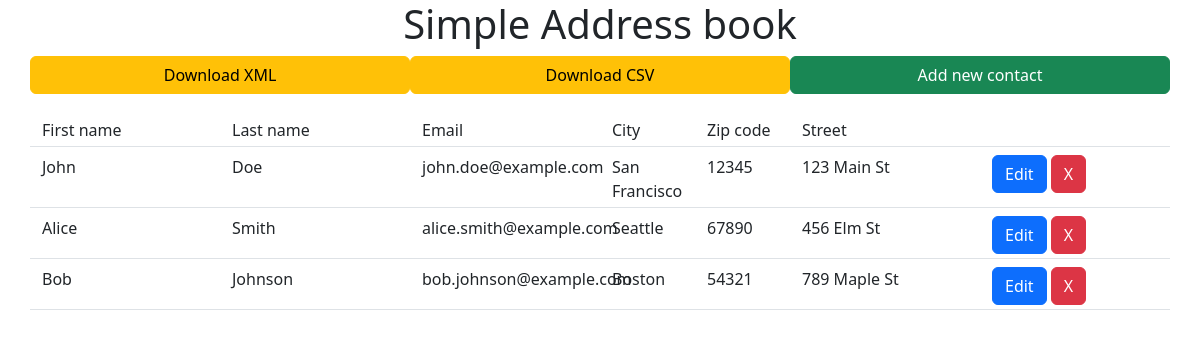
The page / on the database its author committed.
### tables this page shows
CREATE TABLE IF NOT EXISTS cities
(
    id INT AUTO_INCREMENT PRIMARY KEY,
    name TEXT NOT NULL
);

### src/Core/BaseController.php (called while the page is built, shortened)
<?php
abstract class BaseController
{
    protected View $view;
    public function __construct(Request $request)
    {
        $this->view = new View(Config::get('template')['path']);
    }
    protected function render(string $template, array $data = []): void
    {
        $this->view->render($template, $data);
    }
}

### src/Controllers/ContactsController.php (called while the page is built, shortened)
<?php
class ContactsController extends BaseController
{
    public function list(): void
    {
        $contacts = Contact::all();
        $this->render('contacts/list', ['contacts' => $contacts, 'title' => 'Contact list']);
    }
}

### src/Core/Router.php (called while the page is built, shortened)
<?php
class Router
{
    public array $routes = [];
    public function add(array $methods, string $path, $handler): void
    {
        foreach ($methods as $method) {
            $this->routes[] = compact('method', 'path', 'handler');
        }
    }
    public function dispatch(string $requestUri, string $requestMethod): mixed
    {
        $request = new Request();
        foreach ($this->routes as $route) {
            if (in_array($requestMethod, (array)$route['method']) && $route['path'] === $requestUri) {
                $handler = $route['handler'];
                if (is_array($handler)) {
                    $controller = new $handler[0]($request);
                    return call_user_func([$controller, $handler[1]]);
                }
                return call_user_func($handler, $request);
            }
        }
        throw new RouterException('No route found for ' . $requestMethod . ' ' . $requestUri);
    }
}

### public/index.php (called while the page is built, shortened)
<?php
$router = new Router();
$router->add([Request::GET], "/", [ContactsController::class, 'list']);
$router->add([Request::GET, Request::POST], "/add", [ContactsController::class, 'add']);
$router->add([Request::GET, Request::POST], "/edit", [ContactsController::class, 'edit']);
$router->add([Request::GET], "/delete", [ContactsController::class, 'delete']);
$router->add([Request::GET], '/download/xml', [ContactsController::class, 'downloadXml']);
$router->add([Request::GET], '/download/csv', [ContactsController::class, 'downloadCsv']);
try {
    $router->dispatch($_SERVER['PATH_INFO'] ?? $_SERVER['REQUEST_URI'], $_SERVER['REQUEST_METHOD']);
} catch (RouterException|ViewException $e) {
    print_r($e->getMessage());
    http_response_code(404);
    echo '404 Not Found';
} catch (DatabaseException $e) {
    http_response_code(500);
    echo 'Database Error';
} catch (Throwable $e) {
    http_response_code(500);
    echo 'An unexpected error occurred';
}

### src/Core/Config.php (called while the page is built, shortened)
<?php
class Config
{
    private static array $settings = [
        'db' => [
            'host' => 'localhost',
            'name' => 'simple_framework',
            'user' => 'root',
            'password' => 'TestTest1234!!'
        ],
        'template' => [
            'path' => __DIR__ . '/../../templates',
            'layout' => 'base'
        ],
        'is_debug' => true
    ];
    public static function get(string $key, ?string $default = null): mixed
    {
        return self::$settings[$key] ?? $default;
    }
}

### src/Core/Database.php (called while the page is built, shortened)
<?php
class Database
{
    private PDO $connection;
    private static ?Database $instance = null;
    private function __construct()
    {
        $dbConfig = Config::get('db');
        $host = $dbConfig['host'];
        $dbname = $dbConfig['name'];
        $username = $dbConfig['user'];
        $password = $dbConfig['password'];
        try {
            $this->connection = new PDO("mysql:host=$host;dbname=$dbname", $username, $password);
            $this->connection->setAttribute(PDO::ATTR_ERRMODE, PDO::ERRMODE_EXCEPTION);
        } catch (PDOException $e) {
            throw new DatabaseException("Database connection failed: " . $e->getMessage());
        }
    }
    public static function getInstance(): ?Database
    {
        if (self::$instance === null) {
            self::$instance = new self();
        }
        return self::$instance;
    }
    public function query(string $sql, array $params = []): false|\PDOStatement
    {
        try {
            $stmt = $this->connection->prepare($sql);
            $stmt->execute($params);
            return $stmt;
        } catch (PDOException $e) {
            throw new DatabaseException("Query failed: " . $e->getMessage());
        }
    }
    public function fetchAll(string $sql, array $params = [], string $class = 'stdClass'): false|array
    {
        $stmt = $this->query($sql, $params);
        return $stmt->fetchAll(PDO::FETCH_CLASS, $class);
    }
    public function fetch(string $sql, array $params = [], string $class = 'stdClass')
    {
        $stmt = $this->query($sql, $params);
        return $stmt->fetchObject($class);
    }
}

### src/Core/Model.php (called while the page is built, shortened)
<?php
class Model
{
    protected static string $table;
    public static function all(): false|array
    {
        $db = Database::getInstance();
        $sql = "SELECT * FROM " . static::$table;
        return $db->fetchAll($sql, [], static::class);
    }
    public static function find(int $id)
    {
        $db = Database::getInstance();
        $sql = "SELECT * FROM " . static::$table . " WHERE id = :id";
        return $db->fetch($sql, ['id' => $id], static::class);
    }
}

### src/Models/Contact.php (called while the page is built, shortened)
<?php
class Contact extends Model
{
    public int $city_id;
    public function __construct()
    {
        $this->city = $this->city()->name;
    }
    public  function city()
    {
        return City::find($this->city_id);
    }
}

### templates/contacts/list.php (the view)
<div class="container">
    <div class="row mb-4">
        <a href="/download/xml" class="col-4 btn btn-warning pull-right">Download XML</a>
        <a href="/download/csv" class="col-4 btn btn-warning pull-right">Download CSV</a>
        <a href="/add" class="btn btn-success col-4 pull-right">Add new contact</a>
    </div>
    <div class="row mb-2 pb-1 border-bottom">
        <div class="col-2">First name</div>
        <div class="col-2">Last name</div>
        <div class="col-2">Email</div>
        <div class="col-1">City</div>
        <div class="col-1">Zip code</div>
        <div class="col-2">Street</div>
        <div class="col-2"></div>
    </div>
    <?php
    foreach ($contacts as $contact) {
        ?>
        <div class="row mb-2 pb-1 border-bottom">
            <div class="col-2"><?= $contact->first_name; ?></div>
            <div class="col-2"><?= $contact->last_name; ?></div>
            <div class="col-2"><?= $contact->email; ?></div>
            <div class="col-1"><?= $contact->city()->name; ?></div>
            <div class="col-1"><?= $contact->zip_code; ?></div>
            <div class="col-2"><?= $contact->street; ?></div>
            <div class="col-2">
                <a href="/edit?id=<?= $contact->id; ?>" class="btn btn-primary">Edit</a>
                <a href="/delete?id=<?= $contact->id; ?>" class="btn btn-danger">X</a>
            </div>
        </div>
        <?php
    }
    ?>
</div>

### src/Core/View.php (shortened to what this page needs)
<?php
class View
{
    private string $viewsDir;
    private string $layout;
    public function __construct(string $viewsDir, ?string $layout = null)
    {
        $this->viewsDir = rtrim($viewsDir, '/') . '/';
        $this->layout = $layout ?? Config::get('template')['layout'];
    }
    public function render(string $template, array $data = []): void
    {
        $templatePath = $this->viewsDir . $template . '.php';
        $content = $this->renderTemplate($templatePath, $data);
        $layoutPath = $this->viewsDir . $this->layout . '.php';
        if (file_exists($layoutPath)) {
            echo $this->renderTemplate($layoutPath, array_merge($data, ['content' => $content]));
        } else {
            echo $content;
        }
    }
    private function renderTemplate(string $templatePath, array $data): string
    {
        extract($data, EXTR_SKIP);
        require $templatePath;
        return ob_get_clean();
    }
}

### templates/base.php (shortened to what this page needs)
<!DOCTYPE html>
<html lang="en">
<head>
    <link rel="stylesheet" href="https://cdn.jsdelivr.net/npm/bootstrap@5.3.2/dist/css/bootstrap.min.css"
>
</head>
<body>
<main>
    <h1 class="text-center">Simple Address book</h1>
    <?= $content ?>
</main>
</body>
</html>

### rows shown on the page
cities: first_name "John", last_name "Doe", email "john.doe@example.com", id+name "San Francisco", zip_code "12345", street "123 Main St"
cities: first_name "Alice", last_name "Smith", email "alice.smith@example.com", id+name "Seattle", zip_code "67890", street "456 Elm St"
cities: first_name "Bob", last_name "Johnson", email "bob.johnson@example.com", id+name "Boston", zip_code "54321", street "789 Maple St"
